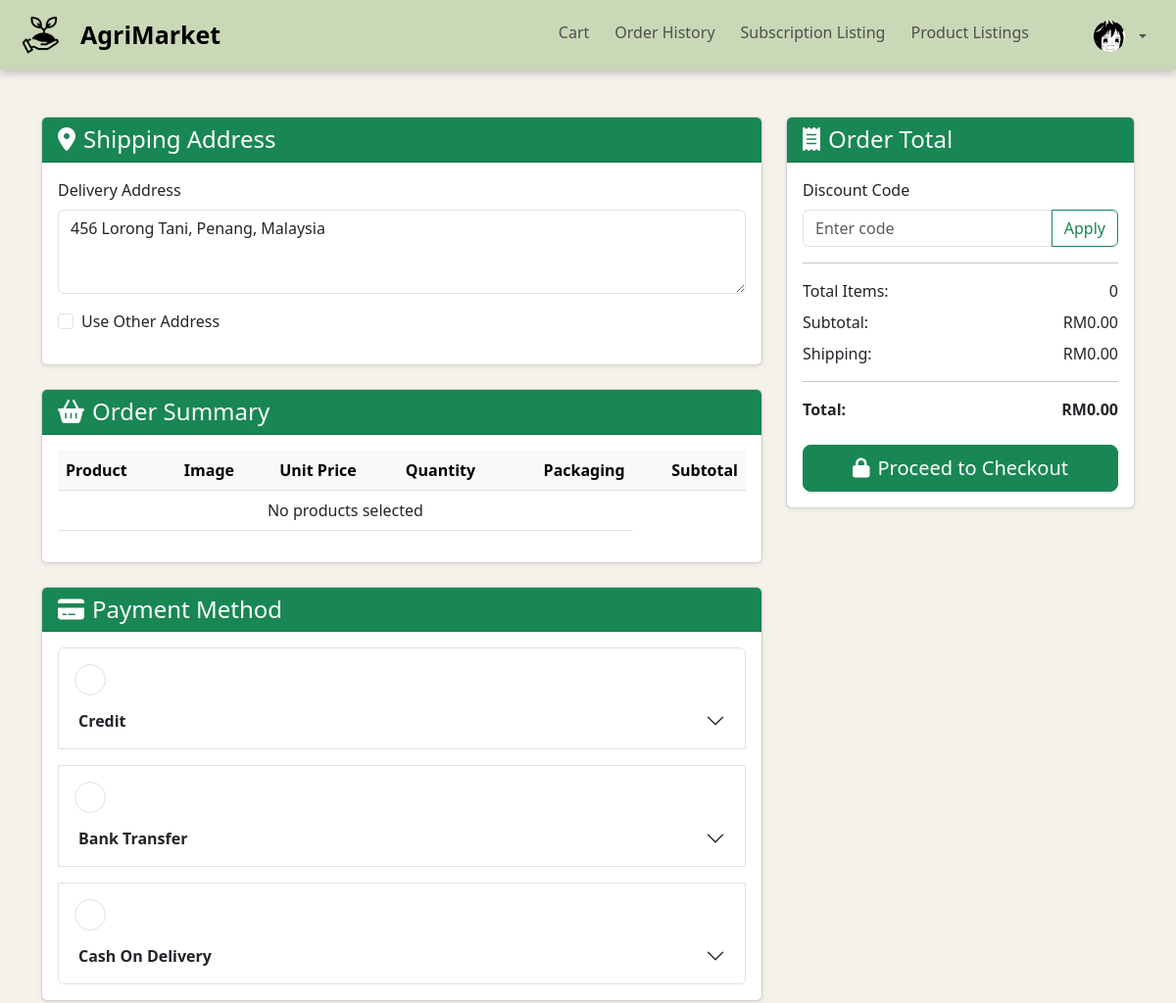
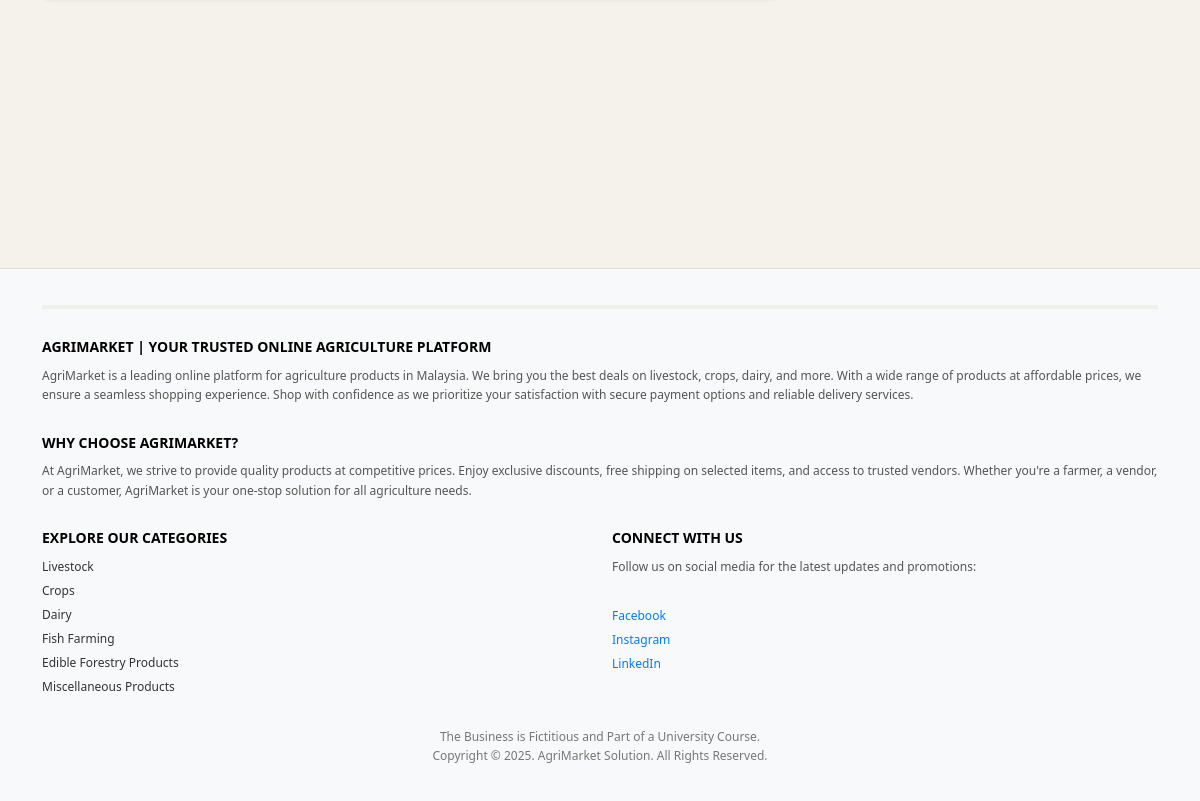
/Modules/customer/check_out.php (signed in), run on the app's committed database (2 pictures, top to bottom).
### tables this page shows
CREATE TABLE user (
    user_id INT AUTO_INCREMENT PRIMARY KEY,
    first_name VARCHAR(100) NOT NULL,
    last_name VARCHAR(100) NOT NULL,
    username VARCHAR(255) UNIQUE NOT NULL,
	user_image VARCHAR(255) NOT NULL,
    email VARCHAR(255) UNIQUE NOT NULL,
    password VARCHAR(255) NOT NULL,
    role ENUM('Customer', 'Vendor', 'Staff', 'Admin') NOT NULL,
    phone_number VARCHAR(20) UNIQUE NOT NULL,
    home_address VARCHAR(200) NOT NULL,
    last_online DATETIME
);

### includes/database.php (called while the page is built, shortened)
<?php
$servername = "localhost";
$username = "root";
$password = "";
$dbname = "agrimarket";
$conn = new mysqli($servername, $username, $password, $dbname);
function getUserImageFromUserID($user_id)
{
    global $conn;
    $stmt = $conn->prepare("SELECT user_image FROM user WHERE user_id = ?");
    $stmt->bind_param("i", $user_id);
    $stmt->execute();
    $result = $stmt->get_result();
    if ($result->num_rows === 1) {
        $row = $result->fetch_assoc();
        return $row['user_image'];
    }
    return "../../Assets/svg/person-circle.svg";
}

### Modules/customer/check_out.php (the view, shortened to what this page needs)
<?php
include '..\..\includes\database.php';
$user_address = "";
$stmt = $conn->prepare("SELECT home_address FROM user WHERE user_id = ?");
$stmt->bind_param("i", $_SESSION['user_id']);
$stmt->execute();
$result = $stmt->get_result();
if ($result->num_rows > 0) {
    $user_data = $result->fetch_assoc();
    $user_address = htmlspecialchars($user_data['home_address']);
}
?>
<!DOCTYPE html>
<html lang="en">
<html lang="en">
<head>
    <link href="https://cdn.jsdelivr.net/npm/bootstrap@5.3.0/dist/css/bootstrap.min.css" rel="stylesheet">
    <link rel="stylesheet" href="https://cdnjs.cloudflare.com/ajax/libs/font-awesome/6.0.0/css/all.min.css">
    <link rel="stylesheet" href="../../css/check_out.css?v=<?= filemtime('../../css/check_out.css') ?>">
</head>
<body class="check_out">
    <?php include '../../includes/header.php'; ?>
    <div class="container my-5">
        <div class="row">
            <div class="col-lg-8">
                <div class="card mb-4 shadow-sm">
                    <div class="card-header bg-success text-white">
                        <h4 class="mb-0"><i class="fas fa-map-marker-alt me-2"></i>Shipping Address</h4>
                    </div>
                    <div class="card-body">
                    <div class="mb-3">
                        <label for="address" class="form-label">Delivery Address</label>
                        <textarea class="form-control" id="address" name="address" rows="3" required
                                placeholder="Enter your complete delivery address"><?php echo $user_address; ?></textarea>
                    </div>
                    <div class="form-check mb-3">
                        <input class="form-check-input" type="checkbox" id="editAddress">
                        <label class="form-check-label" for="editAddress">Use Other Address</label>
                    </div>
                </div>
                </div>
                <div class="card mb-4 shadow-sm">
                    <div class="card-header bg-success text-white">
                        <h4 class="mb-0"><i class="fas fa-shopping-basket me-2"></i>Order Summary</h4>
                    </div>
                    <div class="card-body">
                        <div class="table-responsive">
                            <table class="table table-hover">
                                <thead class="table-light">
                                    <tr>
                                        <th>Product</th>
                                        <th class="text-center">Image</th>
                                        <th class="text-center">Unit Price</th>
                                        <th class="text-center">Quantity</th>
                                        <th class="text-end">Packaging</th>
                                        <th class="text-end">Subtotal</th>
                                    </tr>
                                </thead>
                                <tbody>
                                <?php if (!empty($selected_products)) : ?>
                                    <?php foreach ($selected_products as &$product) : ?>
                                        <tr>
                                            <td><?php echo htmlspecialchars($product['name']); ?></td>
                                            <td class="text-center">
                                                <img src="../../<?php echo htmlspecialchars($product['image']); ?>" width="50" alt="<?php echo htmlspecialchars($product['name']); ?>">
                                            </td>
                                            <td class="text-center">RM<?php echo number_format($product['price'], 2); ?></td>
                                            <td class="text-center"><?php echo $product['quantity']; ?></td>
                                            <td class="text-center">
                                                <select name="protection_option[]" class="form-select">
                                                    <option value="Normal" selected>Normal</option>
                                                    <option value="More Protection">More Protection</option>
                                                </select>
                                            </td>
                                            <td class="text-end">RM<?php echo number_format($product['subtotal'], 2); ?></td>
                                        </tr>
                                    <?php endforeach; ?>
                                <?php else : ?>
                                    <tr>
                                        <td colspan="5" class="text-center">No products selected</td>
                                    </tr>
                                <?php endif; ?>
                            </tbody>
                            </table>
                        </div>
                    </div>
                </div>
                <div class="card mb-4 shadow-sm">
                    <div class="card-header bg-success text-white">
                        <h4 class="mb-0"><i class="fas fa-credit-card me-2"></i>Payment Method</h4>
                    </div>
                    <div class="card-body">
                        <div class="accordion" id="paymentAccordion">
                            <div class="accordion-item border mb-3">
                                <h2 class="accordion-header">
                                    <div class="form-check p-0">
                                        <input class="form-check-input position-static ms-3 mt-3" type="radio" name="paymentMethod" id="creditCard" value="credit_card" data-bs-toggle="collapse" data-bs-target="#creditCardForm" aria-expanded="true">
                                        <label class="accordion-button collapsed" for="creditCard">
                                            <span class="fw-bold">Credit</span>
                                        </label>
                                    </div>
                                </h2>
                            </div>
                            <div class="accordion-item border mb-3">
                                <h2 class="accordion-header">
                                    <div class="form-check p-0">
                                        <input class="form-check-input position-static ms-3 mt-3" type="radio" name="paymentMethod" id="bankTransfer" value="bank_transfer" data-bs-toggle="collapse" data-bs-target="#bankTransferForm" aria-expanded="false">
                                        <label class="accordion-button collapsed" for="bankTransfer">
                                            <span class="fw-bold">Bank Transfer</span>
                                        </label>
                                    </div>
                                </h2>
                            </div>
                            <div class="accordion-item border">
                                <h2 class="accordion-header">
                                    <div class="form-check p-0">
                                        <input class="form-check-input position-static ms-3 mt-3" type="radio" name="paymentMethod" id="cashOnDelivery" value="cash_on_delivery" data-bs-toggle="collapse" data-bs-target="#cashOnDeliveryInfo" aria-expanded="false">
                                        <label class="accordion-button collapsed" for="cashOnDelivery">
                                            <span class="fw-bold">Cash On Delivery</span>
                                        </label>
                                    </div>
                                </h2>
                            </div>
                        </div>
                    </div>
                </div>
            </div>
            <div class="col-lg-4">
                <div class="card shadow-sm mb-4 position-sticky" style="top: 2rem;">
                    <div class="card-header bg-success text-white">
                        <h4 class="mb-0"><i class="fas fa-receipt me-2"></i>Order Total</h4>
                    </div>
                    <div class="card-body">
                        <div class="mb-3">
                            <label for="discountCode" class="form-label">Discount Code</label>
                            <div class="input-group">
                                <input type="text" class="form-control" id="discountCode" placeholder="Enter code">
                                <button class="btn btn-outline-success" type="button" id="applyDiscount">Apply</button>
                            </div>
                        </div>
                        <hr>
                        <div class="d-flex justify-content-between mb-2">
                            <span>Total Items:</span>
                            <span><?php echo $total_items ?? 0; ?></span>
                        </div>
                        <div class="d-flex justify-content-between mb-2">
                            <span>Subtotal:</span>
                            <span>RM<?php echo number_format($total_amount ?? 0, 2); ?></span>
                        </div>
                        <div class="d-flex justify-content-between mb-2">
                            <span>Shipping:</span>
                            <span>RM0.00</span>
                        </div>
                        <hr>
                        <div class="d-flex justify-content-between mb-2 fw-bold">
                            <span>Total:</span>
                            <span class="total-amount">RM<?php echo number_format($total_amount ?? 0, 2); ?></span>
                        </div>
                        <div class="d-grid gap-2 mt-4">
                            <button id="checkoutBtn" class="btn btn-success btn-lg" type="button">
                                <i class="fas fa-lock me-2"></i>Proceed to Checkout
                            </button>
                        </div>
                    </div>
                </div>
            </div>
        </div>
    </div>
    <?php include '../../includes/footer.php';?>
</body>
</html>

### includes/header.php (shortened to what this page needs)
<?php
require_once '../../includes/database.php';
$user_id = $_SESSION['user_id'];
$role = $_SESSION['role'];
$user_image = getUserImageFromUserID($user_id);
$homeLink = "#";
if ($role === "Customer") {
    $homeLink = "../customer/main_page.php";
} elseif ($role === "Vendor") {
    $homeLink = "../customer/main_page.php";
} elseif ($role === "Staff") {
    $homeLink = "../staff/staff_dashboard.php";
} elseif ($role === "Admin") {
    $homeLink = "../admin/admin_dashboard.php";
}
$currentPage = basename($_SERVER['PHP_SELF']);
?>
<!DOCTYPE html>
<html lang="en">
<head>
    <link href="https://cdn.jsdelivr.net/npm/bootstrap@5.3.0/dist/css/bootstrap.min.css" rel="stylesheet">
    <link rel="stylesheet" href="../../css/header.css">
</head>
<body>
    <nav class="navbar navbar-expand-lg">
        <div class="container-fluid">
            <a class="navbar-brand" href="<?php echo $homeLink; ?>">
                <img src="../../Assets/img/logo.png" alt="logo" class="logo">
                AgriMarket
            </a>
            <div class="collapse navbar-collapse" id="navbarNav">
                <ul class="navbar-nav ms-auto">
                    <?php if ($role === "Customer" || $role === "Vendor"): ?>
                        <li class="nav-item">
                            <a class="nav-link <?php echo ($currentPage == 'cart.php') ? 'active' : ''; ?>"
                                href="../customer/cart.php">Cart</a>
                        </li>
                        <li class="nav-item">
                            <a class="nav-link <?php echo ($currentPage == 'order_history.php') ? 'active' : ''; ?>"
                                href="../customer/order_history.php">Order History</a>
                        </li>
                        <li class="nav-item">
                            <a class="nav-link <?php echo ($currentPage == 'subscription_listing.php') ? 'active' : ''; ?>"
                                href="../vendor/subscription_listing.php">Subscription Listing</a>
                        </li>
                    <?php endif; ?>
                    <?php if ($role === "Vendor"): ?>
                        <li class="nav-item">
                            <a class="nav-link <?php echo ($currentPage == 'product_listings.php') ? 'active' : ''; ?>"
                                href="../vendor/product_listings.php">Product Listings</a>
                        </li>
                    <?php endif; ?>
                    <li class="nav-item dropdown profile-item">
                        <a class="nav-link dropdown-toggle" href="#" id="navbarDropdown" role="button"
                            data-bs-toggle="dropdown" aria-expanded="false">
                            <img src="<?php echo '../../' . htmlspecialchars($user_image); ?>" alt="Profile"
                                class="rounded-circle" style="width: 32px; height: 32px; object-fit: cover;">
                        </a>
                    </li>
                </ul>
            </div>
        </div>
    </nav>
</body>
</html>

### css/check_out.css (style rules this page uses)
body.check_out { background-color: #f5f1eb; }

### css/header.css (style rules this page uses)
.navbar { background-color:#c9d8b6; margin-bottom: 30px; box-shadow: 0px 4px 8px rgba(0, 0, 0, 0.2); }
.navbar .logo { width: 45px; height: 45px; margin-right: 15px; margin-left: 10px; }
.navbar .navbar-brand { display: flex; align-items: center; font-size: 25px; font-weight: bold; color: #000000; }
.navbar-brand { display: flex; align-items: center; }
.navbar .nav-link { color: #4f4f4f; }
.nav-item { margin-right: 10px; }
.profile-item { margin-left: 30px; }
.navbar-nav.ms-auto .nav-link { margin-top: 2px; display: flex; align-items: center; }
.navbar-nav .nav-link img { margin-left: 10px; margin-right: 10px; width: 32px; height: 32px; transition: transform 0.2s ease; }

### data on the page
user: user_image (picture), address "456 Lorong Tani, Penang, Malaysia"

### other printed values
$total_items "0"
$total_amount "0.00"
